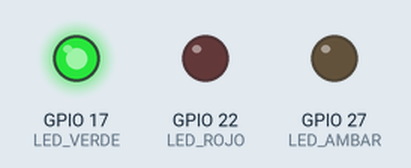
This program was run on a simulated Raspberry Pi (BCM pin numbers). Shown: output pins drawn as LEDs (lit = HIGH).

Above: at 2.5 s.
At 6.0 s:
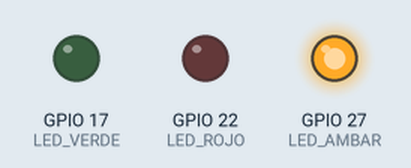
At 12.0 s:
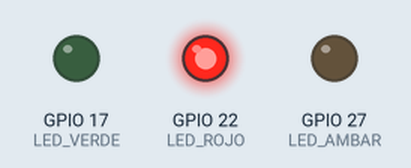
Timing chart, 0 to 22.1 s (numbered marks = the images above):
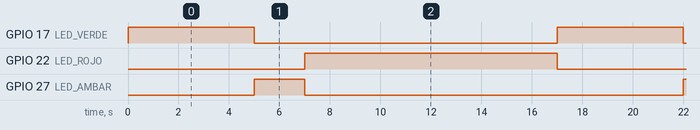

Measured:
- by itself, GPIO 17 (LED_VERDE): alternates HIGH for 5.0 s and LOW for 12.0 s
- by itself, GPIO 22 (LED_ROJO): alternates HIGH for 10.0 s and LOW for 7.0 s
- by itself, GPIO 27 (LED_AMBAR): alternates HIGH for 2.0 s and LOW for 15.0 s

The program:

etapa3.py
```python
import RPi.GPIO as GPIO
import time

GPIO.setmode(GPIO.BCM)

LED_VERDE = 17
LED_AMBAR = 27
LED_ROJO = 22

GPIO.setup(LED_VERDE, GPIO.OUT)
GPIO.setup(LED_AMBAR, GPIO.OUT)
GPIO.setup(LED_ROJO, GPIO.OUT)

try:
    while True:
        GPIO.output(LED_VERDE, GPIO.HIGH)
        time.sleep(5)
        GPIO.output(LED_VERDE, GPIO.LOW)

        GPIO.output(LED_AMBAR, GPIO.HIGH)
        time.sleep(2)
        GPIO.output(LED_AMBAR, GPIO.LOW)

        GPIO.output(LED_ROJO, GPIO.HIGH)
        time.sleep(10)
        GPIO.output(LED_ROJO, GPIO.LOW)

finally:
    GPIO.cleanup()
```
